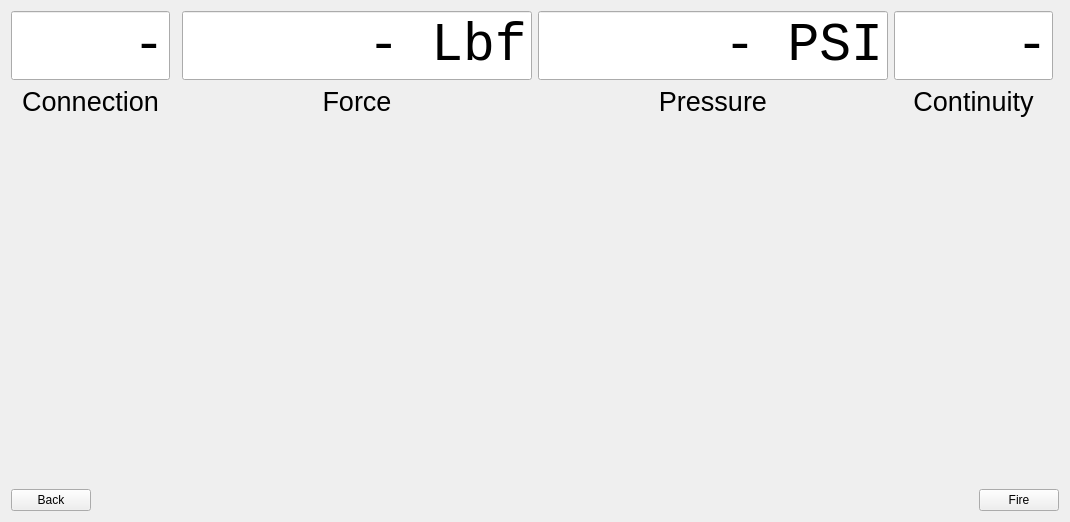
<?xml version="1.0" encoding="UTF-8"?>
<ui version="4.0">
 <class>SetupWidget</class>
 <widget class="QWidget" name="SetupWidget">
  <property name="geometry">
   <rect>
    <x>0</x>
    <y>0</y>
    <width>1070</width>
    <height>522</height>
   </rect>
  </property>
  <property name="windowTitle">
   <string>Form</string>
  </property>
  <layout class="QVBoxLayout" name="verticalLayout">
   <item>
    <layout class="QHBoxLayout" name="horizontalLayout">
     <property name="rightMargin">
      <number>0</number>
     </property>
     <item>
      <layout class="QVBoxLayout" name="verticalLayout_5">
       <property name="rightMargin">
        <number>6</number>
       </property>
       <item>
        <widget class="QLineEdit" name="lineEdit">
         <property name="font">
          <font>
           <family>Monospace</family>
           <pointsize>40</pointsize>
          </font>
         </property>
         <property name="text">
          <string>-</string>
         </property>
         <property name="alignment">
          <set>Qt::AlignRight|Qt::AlignTrailing|Qt::AlignVCenter</set>
         </property>
         <property name="readOnly">
          <bool>true</bool>
         </property>
        </widget>
       </item>
       <item>
        <widget class="QLabel" name="label">
         <property name="font">
          <font>
           <pointsize>20</pointsize>
          </font>
         </property>
         <property name="text">
          <string>Connection</string>
         </property>
         <property name="alignment">
          <set>Qt::AlignCenter</set>
         </property>
        </widget>
       </item>
      </layout>
     </item>
     <item>
      <layout class="QVBoxLayout" name="verticalLayout_2">
       <item>
        <widget class="QLineEdit" name="lineEditForce">
         <property name="minimumSize">
          <size>
           <width>350</width>
           <height>0</height>
          </size>
         </property>
         <property name="font">
          <font>
           <family>Monospace</family>
           <pointsize>40</pointsize>
          </font>
         </property>
         <property name="text">
          <string> - Lbf</string>
         </property>
         <property name="alignment">
          <set>Qt::AlignRight|Qt::AlignTrailing|Qt::AlignVCenter</set>
         </property>
         <property name="readOnly">
          <bool>true</bool>
         </property>
        </widget>
       </item>
       <item>
        <widget class="QLabel" name="labelForce">
         <property name="font">
          <font>
           <pointsize>20</pointsize>
          </font>
         </property>
         <property name="text">
          <string>Force</string>
         </property>
         <property name="alignment">
          <set>Qt::AlignCenter</set>
         </property>
        </widget>
       </item>
      </layout>
     </item>
     <item>
      <layout class="QVBoxLayout" name="verticalLayout_3">
       <item>
        <widget class="QLineEdit" name="lineEditPressure">
         <property name="minimumSize">
          <size>
           <width>350</width>
           <height>0</height>
          </size>
         </property>
         <property name="font">
          <font>
           <family>Monospace</family>
           <pointsize>40</pointsize>
          </font>
         </property>
         <property name="text">
          <string>- PSI</string>
         </property>
         <property name="alignment">
          <set>Qt::AlignRight|Qt::AlignTrailing|Qt::AlignVCenter</set>
         </property>
         <property name="readOnly">
          <bool>true</bool>
         </property>
        </widget>
       </item>
       <item>
        <widget class="QLabel" name="labelPressure">
         <property name="font">
          <font>
           <pointsize>20</pointsize>
          </font>
         </property>
         <property name="text">
          <string>Pressure</string>
         </property>
         <property name="alignment">
          <set>Qt::AlignCenter</set>
         </property>
        </widget>
       </item>
      </layout>
     </item>
     <item>
      <layout class="QVBoxLayout" name="verticalLayout_4">
       <property name="rightMargin">
        <number>6</number>
       </property>
       <item>
        <widget class="QLineEdit" name="lineEditContinuity">
         <property name="font">
          <font>
           <family>Monospace</family>
           <pointsize>40</pointsize>
          </font>
         </property>
         <property name="text">
          <string>-</string>
         </property>
         <property name="frame">
          <bool>true</bool>
         </property>
         <property name="alignment">
          <set>Qt::AlignRight|Qt::AlignTrailing|Qt::AlignVCenter</set>
         </property>
         <property name="readOnly">
          <bool>true</bool>
         </property>
        </widget>
       </item>
       <item>
        <widget class="QLabel" name="labelContinuity">
         <property name="font">
          <font>
           <pointsize>20</pointsize>
          </font>
         </property>
         <property name="text">
          <string>Continuity</string>
         </property>
         <property name="alignment">
          <set>Qt::AlignCenter</set>
         </property>
        </widget>
       </item>
      </layout>
     </item>
    </layout>
   </item>
   <item alignment="Qt::AlignHCenter">
    <widget class="CollectionEditor" name="widgetFiringConfig" native="true">
     <property name="minimumSize">
      <size>
       <width>500</width>
       <height>0</height>
      </size>
     </property>
     <property name="maximumSize">
      <size>
       <width>500</width>
       <height>16777215</height>
      </size>
     </property>
    </widget>
   </item>
   <item>
    <spacer name="verticalSpacer">
     <property name="orientation">
      <enum>Qt::Vertical</enum>
     </property>
     <property name="sizeHint" stdset="0">
      <size>
       <width>20</width>
       <height>40</height>
      </size>
     </property>
    </spacer>
   </item>
   <item>
    <layout class="QHBoxLayout" name="horizontalLayout_2">
     <property name="bottomMargin">
      <number>0</number>
     </property>
     <item>
      <widget class="QPushButton" name="pushButtonBack">
       <property name="text">
        <string>Back</string>
       </property>
      </widget>
     </item>
     <item>
      <spacer name="horizontalSpacer">
       <property name="orientation">
        <enum>Qt::Horizontal</enum>
       </property>
       <property name="sizeHint" stdset="0">
        <size>
         <width>40</width>
         <height>20</height>
        </size>
       </property>
      </spacer>
     </item>
     <item>
      <widget class="QPushButton" name="pushButtonFire">
       <property name="text">
        <string>Fire</string>
       </property>
      </widget>
     </item>
    </layout>
   </item>
  </layout>
 </widget>
 <customwidgets>
  <customwidget>
   <class>CollectionEditor</class>
   <extends>QWidget</extends>
   <header location="global">pyFormGen.collectionEditor</header>
   <container>1</container>
  </customwidget>
 </customwidgets>
 <resources/>
 <connections/>
</ui>
